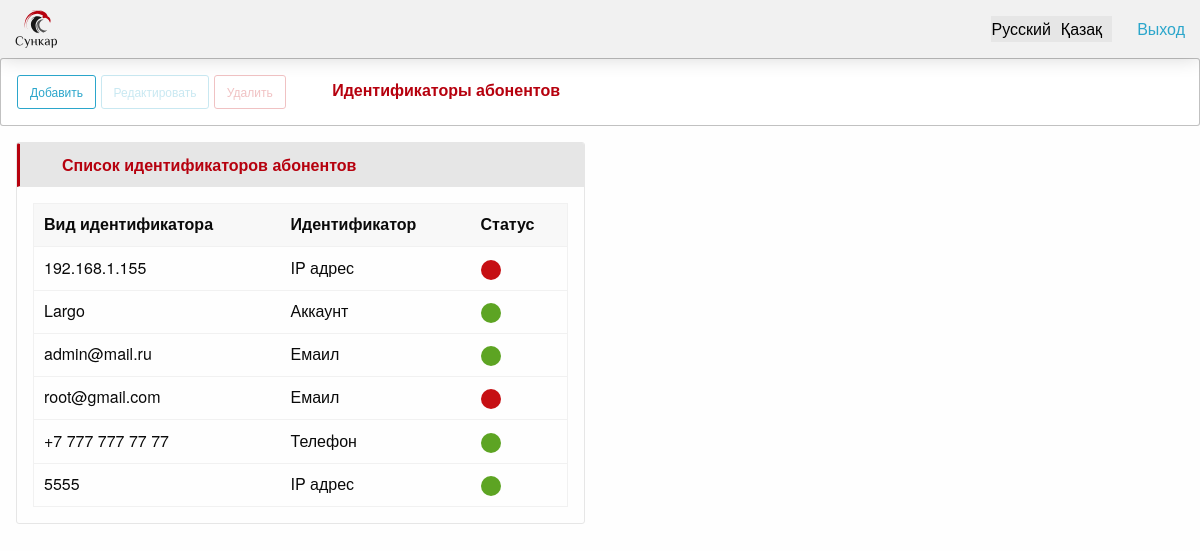
/person_identifiers/, run on an earlier commit of the app's database.
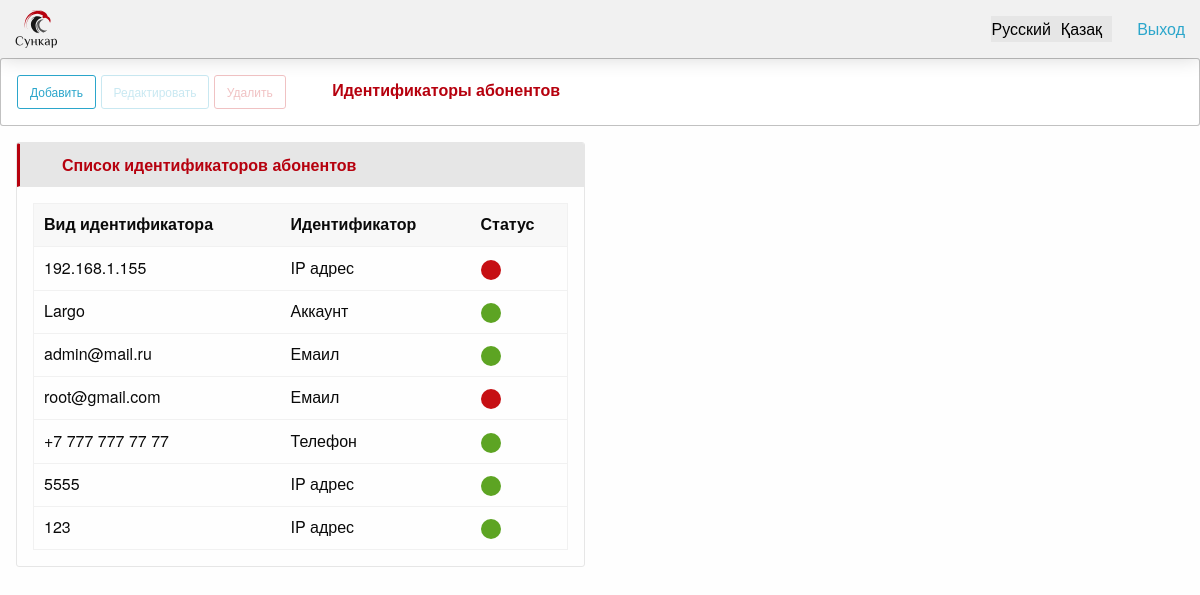
And on a later commit of the database.
### apps/kernel/models.py (models this page shows, shortened)
class PersonIdentifier(TimestampMixin):
    class Meta:
        verbose_name = 'Идентификатор абонента'
        verbose_name_plural = 'Идентификаторы абонентов'
        permissions = (
            (
                'menu_view_person_identifiers',
                'Идентификаторы абонентов - в Меню'
            ),
        )
    name = models.CharField(
        max_length=256,
        verbose_name=_('person_identifiers_name')
    )
    kind = models.CharField(
        max_length=16,
        choices=PERSONIDENTIFIER_KIND,
        verbose_name=_('person_identifiers_kind')
    )
    state = models.BooleanField(
        default=True,
        verbose_name='Статус'
    )

### apps/kernel/views.py (the view)
class PersonIdentifierView(ListView):
    template_name = 'kernel/person_identifier/index.html'
    model = models.PersonIdentifier
    context_object_name = 'person_identifiers'
    def get_context_data(self, *, object_list=None, **kwargs):
        ctx = super().get_context_data(**kwargs)
        ctx['form_obj'] = forms.PersonIdentifierForm
        return ctx

### apps/system/context_processors.py (called while the page is built, shortened)
def menu_context(request):
    context_data = dict()
    user = request.user
    if not request.user.is_authenticated:
        return context_data

### apps/kernel/templates/kernel/person_identifier/index.html (shortened to what this page needs)
{% extends 'kernel/person_identifier/base_person_identifier.html' %}
{% load i18n %}
{% block actions %}
    <a class="button small hollow button_custom" onclick="onAdd()">
        {% translate 'add_button' %}
    </a>
    <button class="button small hollow button_custom action_button" disabled onclick="onEdit(this)">
        {% translate 'edit_button' %}
    </button>
    <button class="button small hollow alert button_custom action_button" disabled data-open="delete-window"
            onclick="onDelete(this)">
        {% translate 'delete_button' %}
    </button>
    <span class="headers_section">
        {% translate 'header_section_person_id' %}
    </span>
{% endblock %}
{% block content %}
    <div class="card">
        <div class="card-divider">
            <span class="headers_local">
                {% translate 'header_list_person_id' %}
            </span>
        </div>
        <div class="card-section">
            <table class="unstriped">
                <thead>
                <tr>
                    <th>{% translate 'person_id_table_kind' %}</th>
                    <th>{% translate 'person_id_table_id' %}</th>
                    <th>{% translate 'person_id_table_state' %}</th>
                </tr>
                </thead>
                <tbody>
                {% for obj in person_identifiers %}
                    <tr class="items" id="{{ obj.id }}">
                        <td>
                            {{ obj.name }}
                        </td>
                        <td>
                            {{ obj.get_kind_display }}
                        </td>
                        <td>
                            {% if obj.state %}
                                <span class="badge success">&nbsp;</span>
                            {% else %}
                                <span class="badge alert">&nbsp;</span>
                            {% endif %}
                        </td>
                    </tr>
                {% endfor %}
                </tbody>
            </table>
        </div>
    </div>
{% endblock %}

What changed in the data, as far as the page shows it:
added PersonIdentifier: name "123", kind "IP адрес", state True (drawn)
